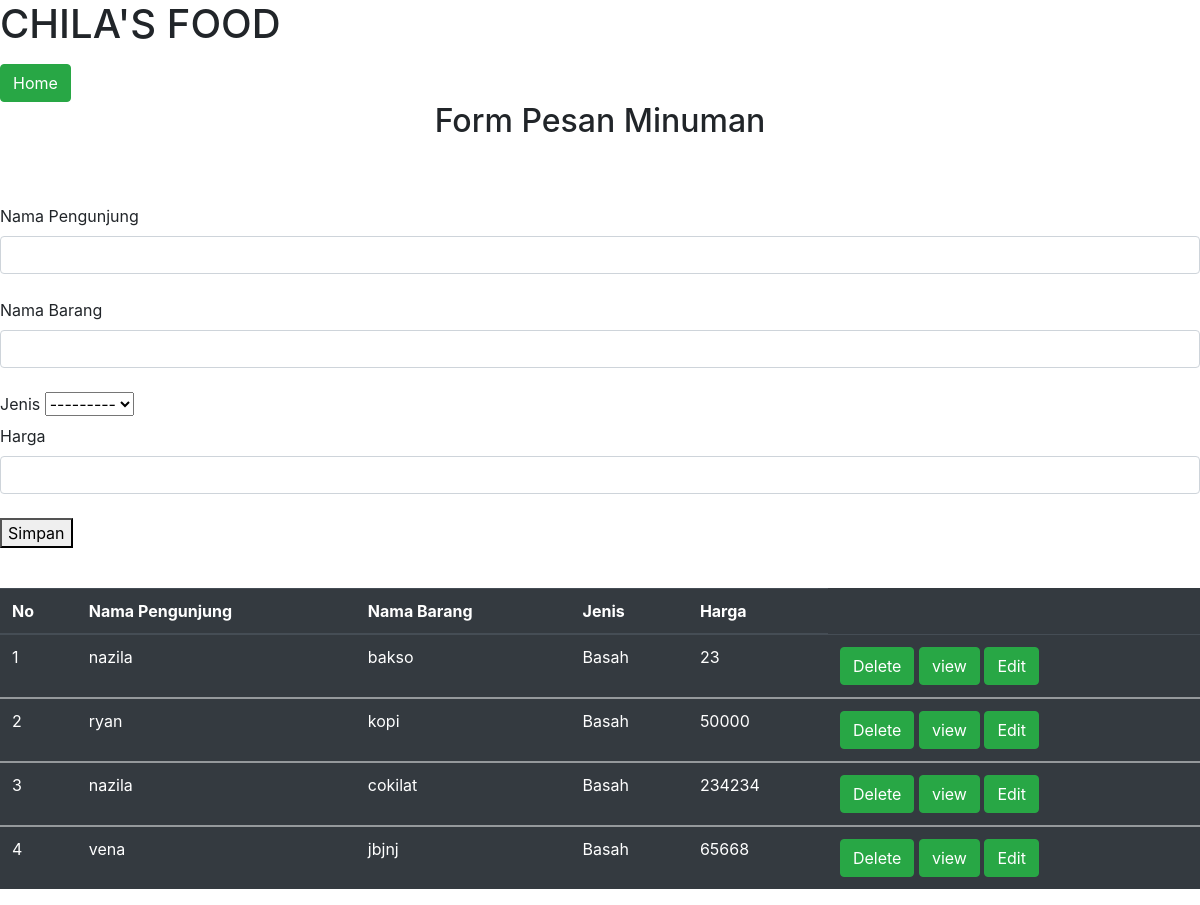
The app's page /minuman/, older data.
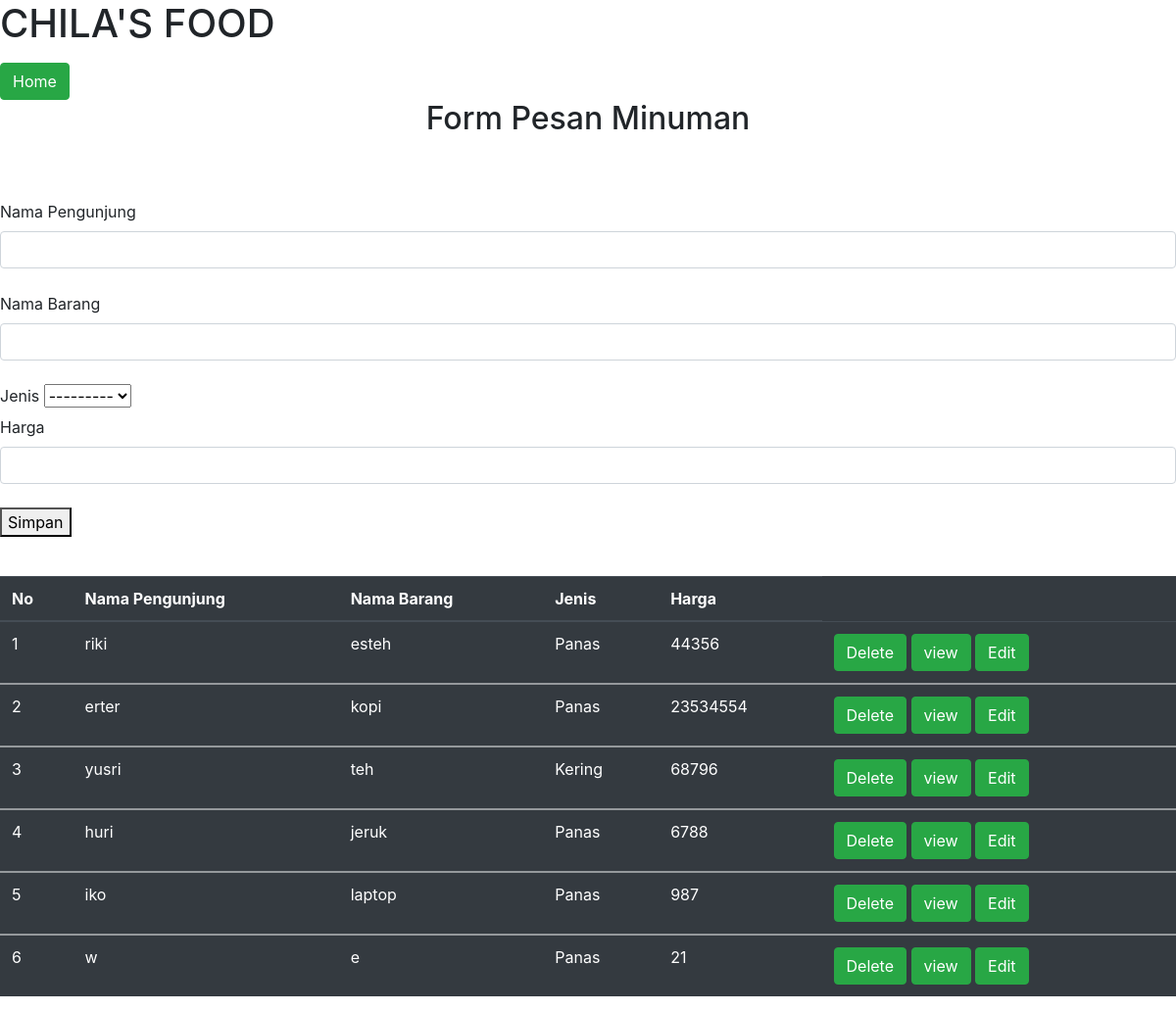
The same page, newer data.
### food/models.py (models this page shows)
class minuman(models.Model):
    np = models.TextField(max_length=200)
    jenis = models.TextField(max_length=200)
    nama = models.TextField()
    harga = models.IntegerField()

### food/views.py (the view, shortened to what this page needs)
# urls.py: path('minuman/', views.minuman, name='minuman'),
def minuman(request):
    data2 = models.minuman.objects.all()
    return render(request,'minuman.html', {
        'isi':data2
        })

### food/templates/minuman.html (shortened to what this page needs)
<html>
<head>
    <link rel="stylesheet" href="https://cdn.jsdelivr.net/npm/bootstrap@4.6.0/dist/css/bootstrap.min.css">
</head>
<body>
    <div class= "form">
        <form action="" method="POST">
            <label for="name"><h1>CHILA'S FOOD</h4></label>
            <br>
            <a type="submit" class="btn btn-success" href="{% url 'home' %}">Home</a>
            <h2><p style="text-align:center">Form Pesan Minuman</p></h2>
            <br>
            <br>
            <label for="np">Nama Pengunjung</label>
            <input type="text" class="form-control" name="np">
            <br>
            <label for="makanan">Nama Barang</label>
            <input type="text" class="form-control" name="nama">
            <br>
            <label for="jenis">Jenis</label>
            <select name="jenis" required id="jenis" value="selected" >
              <option value="selected" >---------</option>
            </select>
            <br>
            <label for="makanan">Harga</label>
            <input type="number" class="form-control" name="harga">
            <br>
            <button type="submit" >Simpan </button>
        </form>
    </div>
    <br>
    <table class="table table-dark">
        <thead>
          <tr>
            <th scope="col">No</th>
            <th scope="col">Nama Pengunjung</th>
            <th scope="col">Nama Barang</th>
            <th scope="col">Jenis</th>
            <th scope="col">Harga</th>
          </tr>
        </thead>
        {% for z in isi %}
        <tbody>
          <tr>
            <td>{{forloop.counter}}</td>
            <td>{{z.np}}</td>
            <td>{{z.nama}}</td>
            <td>{{z.jenis}}</td>
            <td>{{z.harga}}</td>
            <td>
                <a type="submit" class="btn btn-success" href="/minuman/{{z.id}}/delete/">Delete</a>
                <a type="submit" class="btn btn-success" href="/minuman/{{z.id}}/detail/">view</a>
                <a type="submit" class="btn btn-success" href="/minuman/{{z.id}}/update/">Edit</a>
            </td>
          </tr>
        </tbody>
        {% endfor %}
      </table>
    </body>
  </head>
</html>

Row changes from the older to the newer data that the page shows:
removed minuman: np "nazila", nama "bakso", jenis "Basah", harga "23"
removed minuman: np "ryan", nama "kopi", jenis "Basah", harga "50000"
removed minuman: np "nazila", nama "cokilat", jenis "Basah", harga "234234"
removed minuman: np "vena", nama "jbjnj", jenis "Basah", harga "65668"
added minuman: np "riki", nama "esteh", jenis "Panas", harga "44356"
added minuman: np "erter", nama "kopi", jenis "Panas", harga "23534554"
added minuman: np "yusri", nama "teh", jenis "Kering", harga "68796"
added minuman: np "huri", nama "jeruk", jenis "Panas", harga "6788"
added minuman: np "iko", nama "laptop", jenis "Panas", harga "987"
added minuman: np "w", nama "e", jenis "Panas", harga "21"
